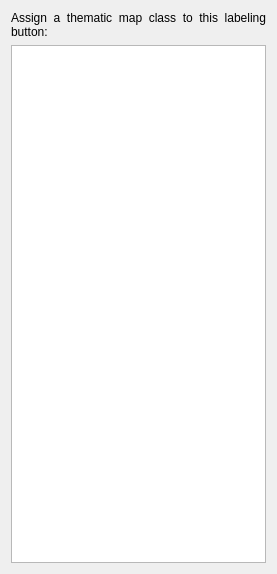
<?xml version="1.0" encoding="UTF-8"?>
<ui version="4.0">
 <class>Dialog</class>
 <widget class="QDialog" name="Dialog">
  <property name="geometry">
   <rect>
    <x>0</x>
    <y>0</y>
    <width>277</width>
    <height>574</height>
   </rect>
  </property>
  <property name="windowTitle">
   <string>Thematic map classes</string>
  </property>
  <layout class="QVBoxLayout" name="verticalLayout">
   <item>
    <widget class="QLabel" name="label">
     <property name="text">
      <string>Assign a thematic map class to this labeling button:</string>
     </property>
     <property name="alignment">
      <set>Qt::AlignJustify|Qt::AlignVCenter</set>
     </property>
     <property name="wordWrap">
      <bool>true</bool>
     </property>
    </widget>
   </item>
   <item>
    <widget class="QTableWidget" name="tableOfClasses"/>
   </item>
  </layout>
 </widget>
 <resources/>
 <connections/>
</ui>
